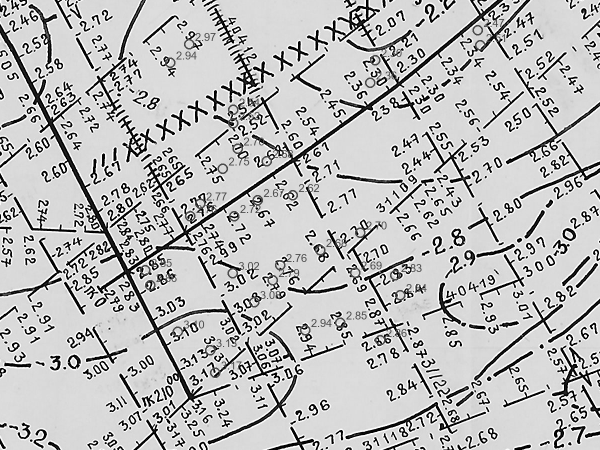
#> input picture archive/map_experiments/digitization_test_overlay.png, 1200 x 900 px (shown at 1/2 size)
$ python trace_map_isolines.py ../../archive/map_experiments/digitization_test_overlay.png --out out.png
#> lines starting #> are read from the running program, lines starting #| are printed output that depends on the picture; after the words box and inside, x2 and y2 are one past the last pixel; in counts of white or black regions, pixels touching at a corner belong together
### services/map_digitizer/source_preserving_trace.py
"""Trace long authored contours from archival map scans.

This is the production form of the original sheet-23 tracer.  It deliberately
works at source resolution: small connected components are text/ticks, long
straight components are profiles/frame, and the remaining skeleton is joined
through gaps only when endpoint tangents agree.
"""
from __future__ import annotations
import math


import cv2
import numpy as np
from scipy.spatial import cKDTree
from skimage.morphology import skeletonize


def _prune_spurs(skeleton: np.ndarray, max_length: int, rounds: int = 4) -> np.ndarray:
    """Remove short dead-end branches so contours stop fragmenting at them.

    Depth ticks, label strokes and skeletonization noise touch a contour and
    leave a stub. Every stub is a junction, and a junction splits the contour
    into separate walks, so a contour crossed ten times arrives as eleven
    fragments that later filters then discard piecewise. Cutting the stubs
    first keeps the contour a single path.
    """
    pruned = skeleton.copy()
    offsets = (
        (-1, -1), (-1, 0), (-1, 1), (0, -1),
        (0, 1), (1, -1), (1, 0), (1, 1),
    )
    for _ in range(rounds):
        pixels = set(map(tuple, np.argwhere(pruned)))
        if not pixels:
            break

        def neighbours(point: tuple[int, int]) -> list[tuple[int, int]]:
            y, x = point
            return [(y + dy, x + dx) for dy, dx in offsets if (y + dy, x + dx) in pixels]

        degree = {point: len(neighbours(point)) for point in pixels}
        removed: list[tuple[int, int]] = []
        for endpoint in [point for point, count in degree.items() if count == 1]:
            branch = [endpoint]
            previous, current = None, endpoint
            while len(branch) <= max_length:
                candidates = [item for item in neighbours(current) if item != previous]
                if len(candidates) != 1:
                    break
                previous, current = current, candidates[0]
                if degree[current] > 2:
                    break
                branch.append(current)
            # Only cut when the branch really ends in a junction: an isolated
            # short line is linework, not a stub.
            if len(branch) <= max_length and degree[current] > 2:
                removed.extend(branch)
        if not removed:
            break
        rows, columns = zip(*removed)
        pruned[np.asarray(rows), np.asarray(columns)] = False
    return pruned


def _walk_skeleton(skeleton: np.ndarray) -> list[list[tuple[int, int]]]:
    pixels = set(map(tuple, np.argwhere(skeleton)))
    offsets = (
        (-1, -1), (-1, 0), (-1, 1), (0, -1),
        (0, 1), (1, -1), (1, 0), (1, 1),
    )

    def neighbours(point: tuple[int, int]) -> list[tuple[int, int]]:
        y, x = point
        return [(y + dy, x + dx) for dy, dx in offsets if (y + dy, x + dx) in pixels]

    degree = {point: len(neighbours(point)) for point in pixels}
    nodes = {point for point, count in degree.items() if count != 2}
    visited_edges: set[tuple[tuple[int, int], tuple[int, int]]] = set()
    paths: list[list[tuple[int, int]]] = []

    def edge(left: tuple[int, int], right: tuple[int, int]):
        return (left, right) if left <= right else (right, left)

    def walk(start: tuple[int, int], first: tuple[int, int]):
        path = [start, first]
        visited_edges.add(edge(start, first))
        previous, current = start, first
        while current not in nodes:
            candidates = [item for item in neighbours(current) if item != previous]
            if not candidates:
                break
            following = candidates[0]
            if edge(current, following) in visited_edges:
                break
            path.append(following)
            visited_edges.add(edge(current, following))
            previous, current = current, following
        return path

    for node in nodes:
        for neighbour in neighbours(node):
            if edge(node, neighbour) not in visited_edges:
                paths.append(walk(node, neighbour))
    for point in pixels:
        for neighbour in neighbours(point):
            if edge(point, neighbour) not in visited_edges:
                paths.append(walk(point, neighbour))
    return paths


# [102 lines left out: functions _arc_offset, _stitch, not called in this run]


def trace_source_geometry(
    gray: np.ndarray,
    *,
    component_span_factor: float = 80.0,
    profile_length_factor: float = 750.0,
    output_length_factor: float = 100.0,
) -> dict:
    ink = np.uint8(gray < 128)
    height, width = ink.shape
    resolution_scale = max(0.5, min(height, width) / 8_000.0)
    min_component_span = max(40, round(component_span_factor * resolution_scale))

    count, labels, stats, _ = cv2.connectedComponentsWithStats(ink, connectivity=8)
    retained = np.zeros_like(ink)
    dashes = []
    for component in range(1, count):
        x, y, component_width, component_height, area = stats[component]
        major = max(component_width, component_height)
        minor = min(component_width, component_height)
        if major >= min_component_span:
            retained[labels == component] = 1
            continue
        if not (max(7, 14 * resolution_scale) <= major <= 150 * resolution_scale):
            continue
        if area < max(6, 12 * resolution_scale) or major / max(1, minor) < 2.2:
            continue
        ys, xs = np.nonzero(labels[y:y + component_height, x:x + component_width] == component)
        points = np.column_stack([xs + x, ys + y]).astype(float)
        mean = points.mean(axis=0)
        _, singular, vectors = np.linalg.svd(points - mean)
        if singular[1] / max(1e-3, singular[0]) < 0.35:
            dashes.append((mean, vectors[0], major / 2.0, component))

    dash_links = 0
    if dashes:
        centers = np.asarray([item[0] for item in dashes])
        directions = np.asarray([item[1] for item in dashes])
        half_lengths = np.asarray([item[2] for item in dashes])
        tree = cKDTree(centers)
        for left, right in tree.query_pairs(80 * resolution_scale):
            delta = centers[right] - centers[left]
            distance = float(np.linalg.norm(delta))
            if distance < 4 or distance > half_lengths[left] + half_lengths[right] + 65 * resolution_scale:
                continue
            direction = delta / distance
            if min(abs(float(np.dot(direction, directions[left]))), abs(float(np.dot(direction, directions[right])))) < 0.9:
                continue
            cv2.line(retained, tuple(centers[left].astype(int)), tuple(centers[right].astype(int)), 1, max(1, round(3 * resolution_scale)))
            retained[labels == dashes[left][3]] = 1
            retained[labels == dashes[right][3]] = 1
            dash_links += 1

    profile_mask = np.zeros_like(retained)
    segments = cv2.HoughLinesP(
        retained * 255,
        1,
        np.pi / 360,
        threshold=max(150, round(300 * resolution_scale)),
        minLineLength=max(250, round(profile_length_factor * resolution_scale)),
        maxLineGap=max(6, round(12 * resolution_scale)),
    )
    segment_count = 0
    if segments is not None:
        for x1, y1, x2, y2 in segments.reshape(-1, 4):
            cv2.line(profile_mask, (x1, y1), (x2, y2), 1, max(3, round(9 * resolution_scale)))
            segment_count += 1
    # Removing the whole corridor also cuts every contour that crosses it, and
    # restoring those crossings by stroke orientation was measured end to end:
    # it recovers mask ink but yields no better contour layer, because the
    # wobbly profile ink it keeps returns as decoration. The plain band stays.
    retained[profile_mask > 0] = 0
    border = max(30, round(60 * resolution_scale))
    retained[:border] = retained[-border:] = 0
    retained[:, :border] = retained[:, -border:] = 0

    count, labels, stats, _ = cv2.connectedComponentsWithStats(retained, connectivity=8)
    linework = np.zeros_like(retained)
    for component in range(1, count):
        if max(stats[component, 2], stats[component, 3]) >= max(50, round(100 * resolution_scale)):
            linework[labels == component] = 1

    skeleton = _prune_spurs(
        skeletonize(linework > 0), max_length=max(8, round(18 * resolution_scale))
    )
    # Short chains between two junctions are what connects a contour across a
    # crossing, so they must reach the stitcher rather than be filtered out by
    # length beforehand. The floor stays high enough to keep skeleton noise in
    # dense label areas out: below it, stray chains stitch into wandering paths
    # that the decoration filters then have to throw away wholesale.
    paths = [
        np.asarray([(x, y) for y, x in path], dtype=float)
        for path in _walk_skeleton(skeleton)
        if len(path) >= 25
    ]
    fragment_count = len(paths)
    # Merely widening the angle window to bridge the dashed Volga-Ural contours
    # was measured and rejected: it hopped between neighbouring contours. The
    # arc test below is what lets the window open, because a neighbour sits off
    # the arc even when it points the same way.
    for gap, alignment in ((6, 0.82), (45, 0.93), (130, 0.965), (210, 0.985)):
        paths = _stitch(
            paths,
            max_gap=gap * resolution_scale,
            minimum_alignment=alignment,
            arc_tolerance=14.0 * resolution_scale,
            arc_minimum_gap=60.0 * resolution_scale,
        )
    minimum_length = max(60, round(output_length_factor * resolution_scale))
    paths = [path for path in paths if len(path) >= minimum_length]
    simplified = []
    for path in paths:
        contour = path.astype(np.float32).reshape(-1, 1, 2)
        points = cv2.approxPolyDP(contour, 2.0 * resolution_scale, False).reshape(-1, 2)
        if len(points) >= 2:
            simplified.append(points.tolist())

    return {
        "polylines": simplified,
        "isoline_mask": np.uint8(linework * 255),
        "profile_mask": np.uint8(profile_mask * 255),
        "fragment_count": fragment_count,
        "profile_segments": segment_count,
        "dash_links": dash_links,
        "source_resolution": [width, height],
        "resolution_scale": resolution_scale,
    }

### services/map_digitizer/trace_map_isolines.py
from __future__ import annotations

import argparse
import json
import re
from pathlib import Path

import cv2
import numpy as np
from scipy.spatial import cKDTree

from services.map_digitizer.source_preserving_trace import trace_source_geometry
from services.map_digitizer.survey_profiles import build_survey_profile_mask


def imread_gray(path: Path) -> np.ndarray:
    image = cv2.imdecode(np.fromfile(str(path), dtype=np.uint8), cv2.IMREAD_GRAYSCALE)
    if image is None:
        raise ValueError(f"Cannot read image: {path}")
    return image


def imwrite(path: Path, image: np.ndarray) -> None:
    path.parent.mkdir(parents=True, exist_ok=True)
    cv2.imencode(path.suffix, image)[1].tofile(str(path))


# [291 lines left out: functions load_boxes, skeletonize, vectorize_skeleton, stitch_polylines, furniture_regions, drop_furniture_polylines and 2 more, not called in this run]


def trace(
    source: Path,
    manifest: Path | None,
    output_dir: Path,
    scale: float = 0.25,
    readings_path: Path | None = None,
    inventory_id: str | None = None,
    survey_shape_path: Path | None = None,
) -> Path:
    original = imread_gray(source)
    height, width = original.shape
    # Dashed "неуверенные" isolines survive as short stitched fragments; the
    # conservative default length threshold discarded whole components of them.
    # Recovering that linework is safe now that decoration is rejected by shape
    # (zigzag reversals) and by crossing the isoline field, not by length alone.
    geometry = trace_source_geometry(original, output_length_factor=60.0)
    polylines = geometry["polylines"]
    furniture = furniture_regions(readings_path, width, height)
    polylines, furniture_dropped = drop_furniture_polylines(
        polylines, furniture, width
    )
    polylines, zigzag_dropped = drop_zigzag_polylines(polylines)
    profile_mask = geometry["profile_mask"]
    isolines = geometry["isoline_mask"]
    fragment_count = geometry["fragment_count"]
    profile_segments = geometry["profile_segments"]
    # Project the archived survey network onto the scan by inventory number and
    # strip confirmed profile linework before any isoline gets vectorized: a
    # profile leaking into the isoline set becomes a false valued contour later.
    survey_profiles = {"status": "not_requested"}
    if (
        inventory_id
        and survey_shape_path is not None
        and Path(survey_shape_path).exists()
        and readings_path is not None
        and readings_path.exists()
    ):
        ocr_payload = json.loads(readings_path.read_text(encoding="utf-8"))
        combined_ink = cv2.bitwise_or(isolines, profile_mask)
        survey = build_survey_profile_mask(
            combined_ink,
            ocr_payload,
            inventory_id=str(inventory_id),
            shape_path=Path(survey_shape_path),
            scale=1.0,
            output_dir=output_dir,
        )
        survey_mask = survey.pop("mask", None)
        survey_profiles = survey
        if survey.get("status") == "applied" and survey_mask is not None:
            corridor = cv2.dilate(
                survey_mask, cv2.getStructuringElement(cv2.MORPH_ELLIPSE, (9, 9))
            )
            kept = []
            survey_dropped = 0
            for line in polylines:
                points = np.asarray(line, dtype=float)
                step = max(1, len(points) // 200)
                cols = np.clip(np.round(points[::step, 0]).astype(int), 0, width - 1)
                rows = np.clip(np.round(points[::step, 1]).astype(int), 0, height - 1)
                if float(np.mean(corridor[rows, cols] > 0)) > 0.6:
                    survey_dropped += 1
                    continue
                kept.append(line)
            polylines = kept
            survey_profiles["survey_polylines_dropped"] = survey_dropped
            profile_mask = cv2.bitwise_or(profile_mask, survey_mask)
            isolines = cv2.bitwise_and(isolines, cv2.bitwise_not(survey_mask))

    preview_scale = min(1.0, 3000.0 / max(height, width))
    preview = cv2.resize(
        original,
        (round(width * preview_scale), round(height * preview_scale)),
        interpolation=cv2.INTER_AREA,
    )
    preview = cv2.cvtColor(preview, cv2.COLOR_GRAY2BGR)
    preview_profile = cv2.resize(profile_mask, preview.shape[1::-1], interpolation=cv2.INTER_NEAREST)
    preview_isolines = cv2.resize(isolines, preview.shape[1::-1], interpolation=cv2.INTER_NEAREST)
    preview[preview_profile > 0] = (255, 160, 0)
    preview[preview_isolines > 0] = (0, 0, 220)
    imwrite(output_dir / "profile_mask.png", profile_mask)
    imwrite(output_dir / "isoline_mask.png", isolines)
    imwrite(output_dir / "traced_linework_overlay.png", preview)
    labels = line_labels(readings_path)
    assignments: dict[int, list[dict]] = {}
    if polylines and labels:
        vertices = []
        owners = []
        for index, line in enumerate(polylines):
            vertices.extend(line)
            owners.extend([index] * len(line))
        tree = cKDTree(np.array(vertices))
        for label in labels:
            distance, vertex_index = tree.query([label["x"], label["y"]])
            if distance <= 240:
                assignments.setdefault(owners[int(vertex_index)], []).append({**label, "distance_px": round(float(distance), 1)})
    features = []
    for index, line in enumerate(polylines):
        anchors = assignments.get(index, [])
        values = sorted({anchor["value"] for anchor in anchors})
        features.append(
            {
                "type": "Feature",
                "geometry": {"type": "LineString", "coordinates": line},
                "properties": {
                    "id": index,
                    "value": values[0] if len(values) == 1 else None,
                    "label_values": values,
                    "label_anchors": anchors,
                    "geometry_source": "raster_trace",
                    "coordinate_system": "image_pixels",
                },
            }
        )
    vector_path = output_dir / "traced_isolines.geojson"
    vector_path.write_text(
        json.dumps({"type": "FeatureCollection", "features": features}, ensure_ascii=False, indent=2),
        encoding="utf-8",
    )
    compatible_path = output_dir / "isolines.json"
    compatible_path.write_text(
        json.dumps(
            {"source": str(source), "n_polylines": len(polylines), "polylines_xy": polylines},
            ensure_ascii=False,
        ),
        encoding="utf-8",
    )
    summary = {
        "source": str(source),
        "manifest": str(manifest) if manifest else None,
        "scale": 1.0,
        "profile_segments_removed": profile_segments,
        "ocr_boxes_considered": len(load_boxes(manifest or readings_path)),
        "survey_profiles": survey_profiles,
        "isoline_components": len(polylines),
        "vector_polylines": len(polylines),
        "vector_fragments_before_stitching": fragment_count,
        "dash_links": geometry["dash_links"],
        "furniture_regions": len(furniture),
        "furniture_polylines_dropped": furniture_dropped,
        "zigzag_polylines_dropped": zigzag_dropped,
        "trace_method": "source_preserving_full_resolution",
        "isoline_value_labels": len(labels),
        "assigned_value_labels": sum(len(value) for value in assignments.values()),
        "status": "geometry_candidate_requires_visual_qc",
        "overlay": str(output_dir / "traced_linework_overlay.png"),
        "isoline_mask": str(output_dir / "isoline_mask.png"),
        "profile_mask": str(output_dir / "profile_mask.png"),
        "vector_geojson": str(vector_path),
    }
    output = output_dir / "tracing_summary.json"
    output.write_text(json.dumps(summary, ensure_ascii=False, indent=2), encoding="utf-8")
    return output


def main() -> None:
    parser = argparse.ArgumentParser(description="Trace raster isoline geometry separately from profiles and labels")
    parser.add_argument("source", type=Path)
    parser.add_argument("manifest", type=Path, nargs="?")
    parser.add_argument("--out", required=True, type=Path)
    parser.add_argument("--scale", type=float, default=0.25)
    parser.add_argument("--readings", type=Path)
    args = parser.parse_args()
    print(trace(args.source, args.manifest, args.out, args.scale, args.readings))
#> in imread_gray, image is the input picture: shape (900, 1200); min 0, max 255, mean 189
#> in trace_source_geometry, `ink = np.uint8(gray < 128)`:
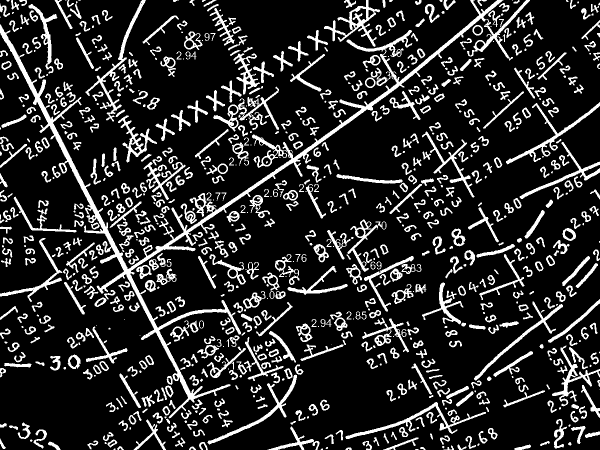
#> ink: shape (900, 1200) (shown at 1/2 size); values 0 (black) and 1 (white), 16.6% white; 855 white regions (164 under 20 px), largest, box (x1, y1, x2, y2) and area: (0, 0, 1060, 837) 27256, (171, 0, 292, 243) 2430, (426, 173, 558, 263) 2404
#> in trace_source_geometry, `count, labels, stats, _ = cv2.connectedComponentsWithStats(ink, connec..`:
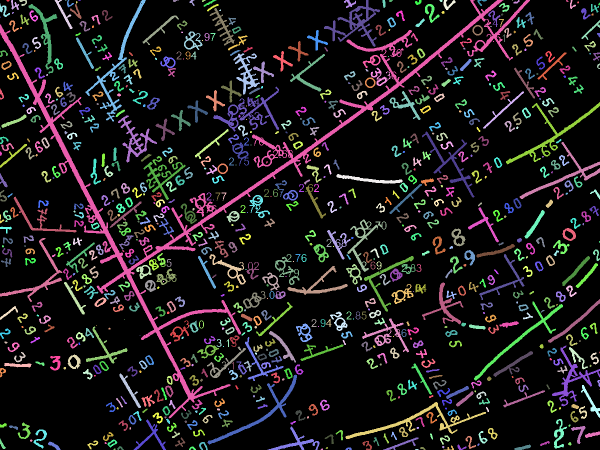
#> labels: shape (900, 1200) int32 (shown at 1/2 size); 856 distinct labels, from 0 to 855; one colour per label, 0 black
#> in trace_source_geometry, `count, labels, stats, _ = cv2.connectedComponentsWithStats(ink, connec..`: count = 856; stats = 856 rows, first 6: [0, 0, 1200, 900, 901088], [13, 0, 6, 3, 16], [22, 0, 16, 20, 149], [38, 0, 16, 12, 90], [109, 0, 36, 58, 386], [130, 0, 3, 1, 3]
#> the loop in trace_source_geometry, `for component in range(1, count):` made 855 passes
#> (x, y, component_width, component_height, area, major, minor) on passes 2 to 4: (22, 0, 16, 20, 149, 20, 16), (38, 0, 16, 12, 90, 16, 12), (109, 0, 36, 58, 386, 58, 36)
#> after the loop in trace_source_geometry, `for component in range(1, count):`:
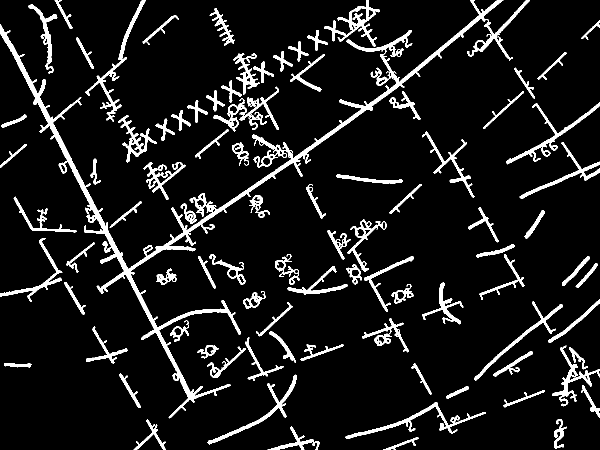
#> retained: shape (900, 1200) (shown at 1/2 size); values 0 (black) and 1 (white), 9% white; 90 white regions, largest, box (x1, y1, x2, y2) and area: (0, 0, 1060, 837) 27256, (171, 0, 292, 243) 2430, (426, 173, 558, 263) 2404
#> the loop in trace_source_geometry, `for left, right in tree.query_pairs(80 * resolution_scale):` made 2 passes
#> (left, right) on passes 1 to 2: (4, 5), (10, 11)
#> the loop in trace_source_geometry, `for x1, y1, x2, y2 in segments.reshape(-1, 4):` made 13 passes
#> (x1, y1, x2, y2) on passes 1 to 8: (0, 57, 388, 803), (200, 583, 802, 169), (28, 114, 387, 804), (0, 54, 387, 798), (0, 52, 388, 797), (199, 581, 816, 157), (283, 527, 782, 184), (0, 49, 339, 702)
#> after the loop in trace_source_geometry, `for x1, y1, x2, y2 in segments.reshape(-1, 4):`:
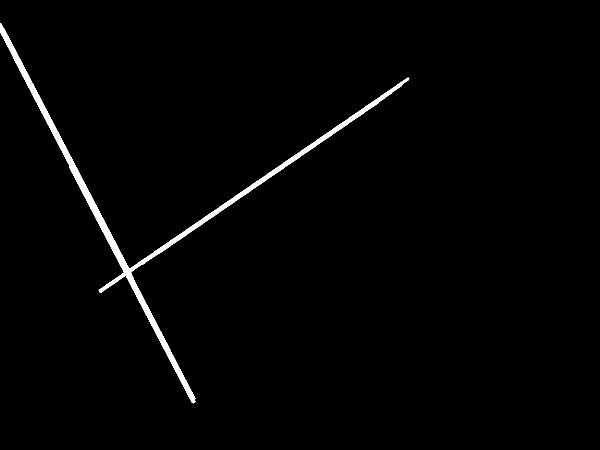
#> profile_mask: shape (900, 1200) (shown at 1/2 size); values 0 (black) and 1 (white), 1.5% white; 1 white region, box (x1, y1, x2, y2) and area: (0, 46, 819, 807) 16144
#> in trace_source_geometry, `retained[:, :border] = retained[:, -border:] = 0`:
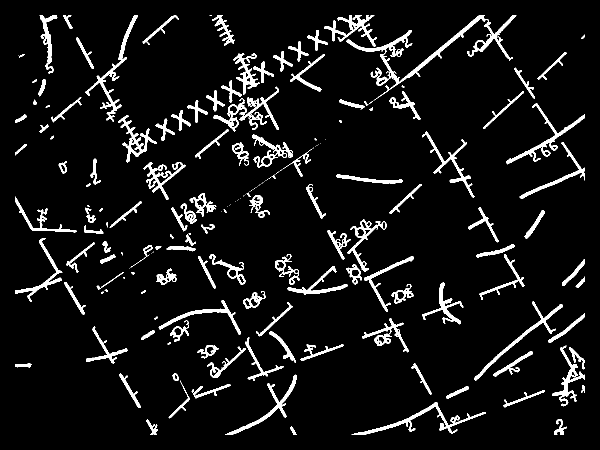
#> retained: shape (900, 1200) (shown at 1/2 size); values 0 (black) and 1 (white), 7.2% white; 181 white regions (46 under 20 px), largest, box (x1, y1, x2, y2) and area: (693, 30, 1033, 202) 4930, (426, 173, 558, 263) 2404, (703, 804, 972, 870) 2195
#> in trace_source_geometry, `count, labels, stats, _ = cv2.connectedComponentsWithStats(retained, c..`:
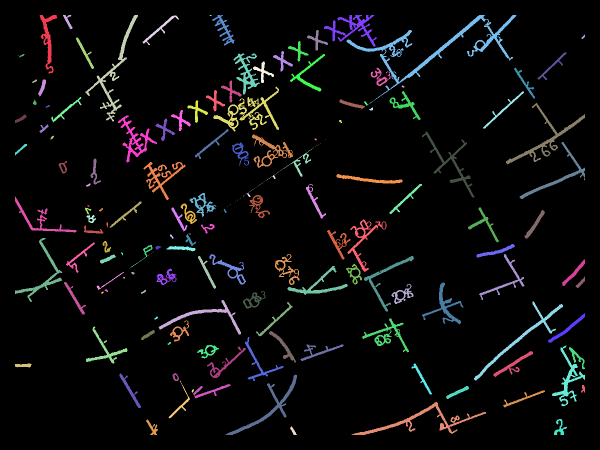
#> labels: shape (900, 1200) int32 (shown at 1/2 size); 182 distinct labels, from 0 to 181; one colour per label, 0 black
#> (the rest of the program and of its run is left out)
